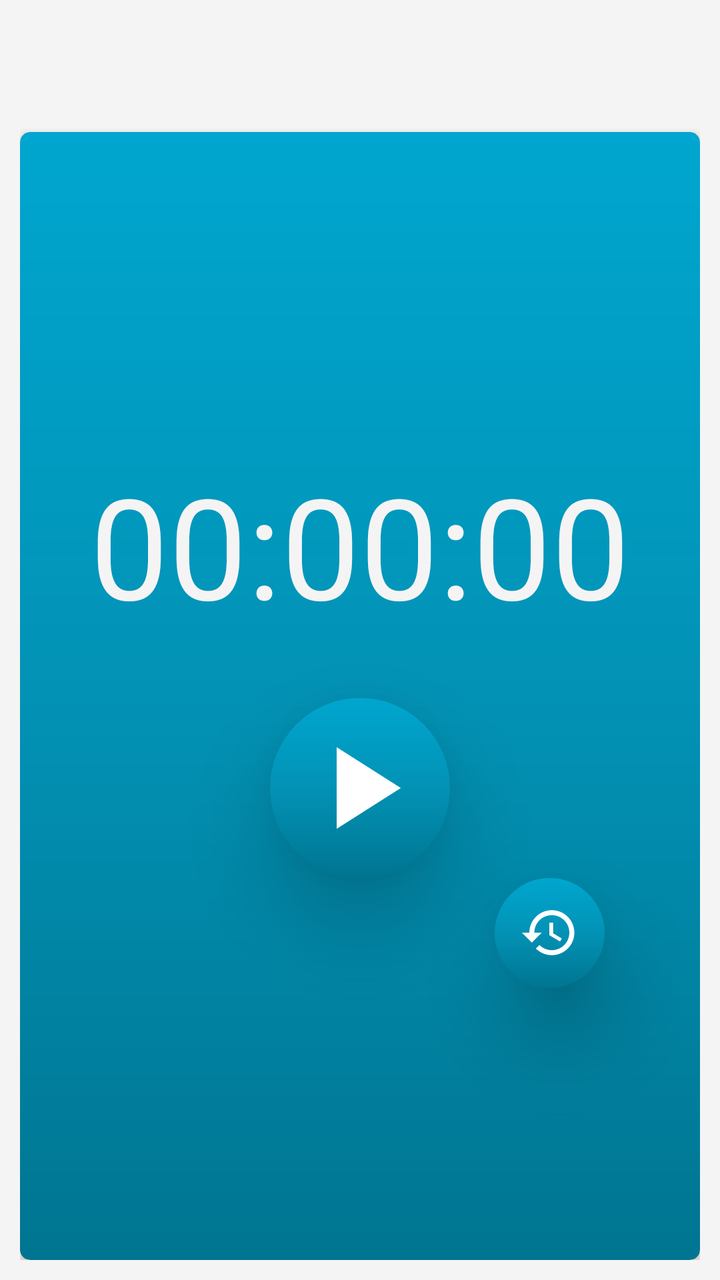
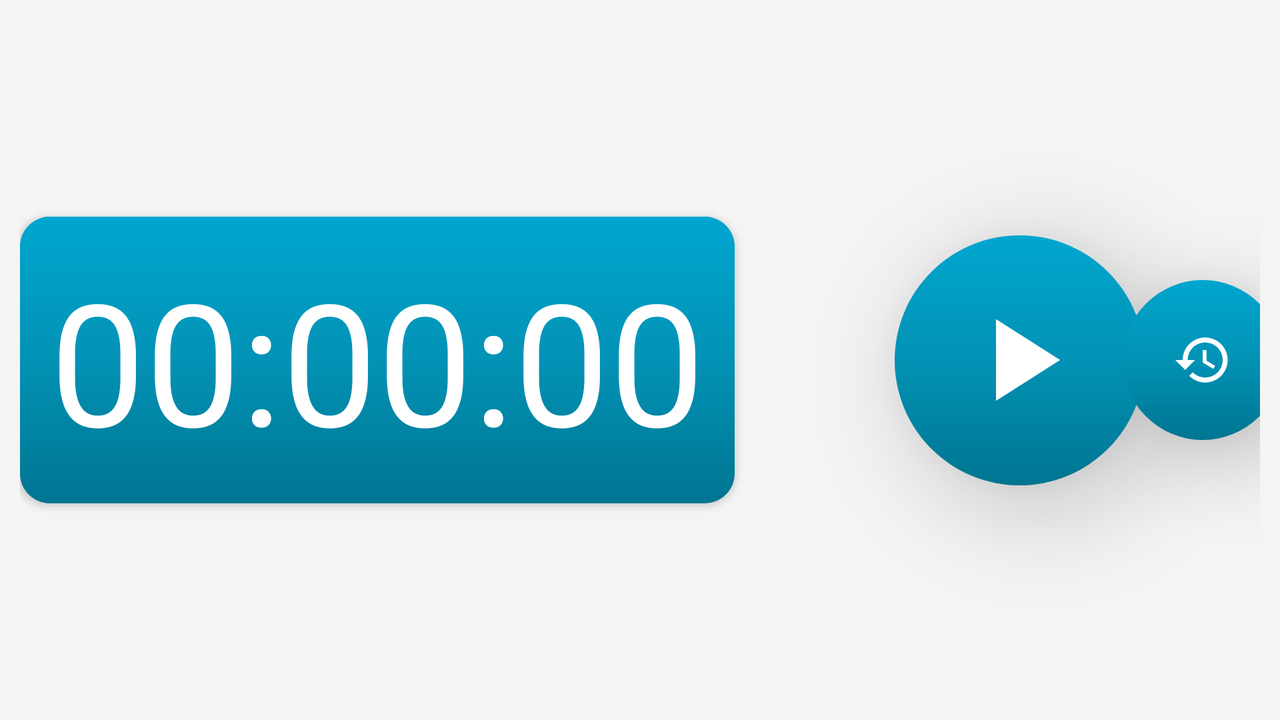

The same Android screen from two of the app's own layout files: first res/layout/ as a phone draws it, then the repository's variant for another configuration, drawn on a device whose configuration selects that folder. Both files follow.
<!-- AndroidManifest.xml: application theme Theme.TimeTrackerApp -->
<!-- res/layout/fragment_timer.xml -->
<?xml version="1.0" encoding="utf-8"?>
<androidx.constraintlayout.widget.ConstraintLayout xmlns:android="http://schemas.android.com/apk/res/android"
    xmlns:app="http://schemas.android.com/apk/res-auto"
    xmlns:tools="http://schemas.android.com/tools"
    android:layout_width="match_parent"
    android:layout_height="match_parent"
    android:background="@color/gray"
    android:padding="10dp"
    tools:context=".ui.fragments.timer.TimerFragment">

    <androidx.cardview.widget.CardView
        android:id="@+id/cvStopwatch"
        android:layout_width="match_parent"
        android:layout_height="match_parent"
        android:layout_marginTop="56dp"
        android:background="@drawable/gradient_background_bottom"
        android:elevation="15dp"
        app:cardCornerRadius="@dimen/card_view_corner_radius"
        app:layout_constraintEnd_toEndOf="parent"
        app:layout_constraintStart_toStartOf="parent"
        app:layout_constraintTop_toTopOf="parent">

        <LinearLayout
            android:layout_width="match_parent"
            android:layout_height="match_parent"
            android:layout_gravity="center"
            android:background="@drawable/gradient_background_bottom"
            android:orientation="vertical"
            android:padding="10dp">

            <TextView
                android:id="@+id/tvStopwatch"
                android:layout_width="match_parent"
                android:layout_height="wrap_content"
                android:layout_marginTop="150dp"
                android:text="@string/initialStateOfTimer"
                android:textAlignment="center"
                android:textColor="@color/gray"
                android:textSize="70sp" />

            <LinearLayout
                android:id="@+id/llStartStop"
                android:layout_width="90dp"
                android:layout_height="90dp"
                android:layout_gravity="center"
                android:layout_marginTop="30dp"
                android:background="@drawable/item_circular_color_accent_background"
                android:elevation="25dp"
                android:gravity="center">

                <ImageView
                    android:id="@+id/ivStartStop"
                    android:layout_width="wrap_content"
                    android:layout_height="wrap_content"
                    android:contentDescription="@string/start_and_stop_the_stopwatch"
                    tools:src="@drawable/ic_baseline_play_arrow_white_70" />

            </LinearLayout>

            <LinearLayout
                android:id="@+id/llReset"
                android:layout_width="55dp"
                android:layout_height="55dp"
                android:layout_gravity="center"
                android:layout_marginStart="95dp"
                android:layout_marginBottom="50dp"
                android:background="@drawable/item_circular_color_accent_background"
                android:elevation="25dp"
                android:gravity="center">

                <ImageView
                    android:id="@+id/ivReset"
                    android:layout_width="wrap_content"
                    android:layout_height="wrap_content"
                    android:contentDescription="@string/reset_stopwatch"
                    android:src="@drawable/ic_baseline_restore_30" />

            </LinearLayout>

        </LinearLayout>

    </androidx.cardview.widget.CardView>


</androidx.constraintlayout.widget.ConstraintLayout>
<!-- resources referenced by this layout -->
<resources>
  <color name="gray">#f5f4f4</color>
  <dimen name="card_view_corner_radius">5dp</dimen>
  <!-- drawable gradient_background_bottom (drawable) -->
  <shape xmlns:android="http://schemas.android.com/apk/res/android"
      android:shape="rectangle">
      <gradient
          android:angle="270"
          android:centerColor="@color/primaryDarkColor"
          android:endColor="@color/darkSeaBlue"
          android:startColor="@color/primaryColor"
          android:type="linear" />
  
      <corners android:radius="@dimen/card_view_corner_radius" />
  </shape>
  <!-- drawable ic_baseline_play_arrow_white_70 (drawable) -->
  <vector xmlns:android="http://schemas.android.com/apk/res/android"
      android:width="70dp"
      android:height="70dp"
      android:tint="@color/white"
      android:viewportWidth="24"
      android:viewportHeight="24">
      <path
          android:fillColor="@android:color/white"
          android:pathData="M8,5v14l11,-7z" />
  </vector>
  <!-- drawable ic_baseline_restore_30 (drawable) -->
  <vector xmlns:android="http://schemas.android.com/apk/res/android"
      android:width="30dp"
      android:height="30dp"
      android:viewportWidth="24"
      android:viewportHeight="24"
      android:tint="@color/white">
    <path
        android:fillColor="@android:color/white"
        android:pathData="M13,3c-4.97,0 -9,4.03 -9,9L1,12l3.89,3.89 0.07,0.14L9,12L6,12c0,-3.87 3.13,-7 7,-7s7,3.13 7,7 -3.13,7 -7,7c-1.93,0 -3.68,-0.79 -4.94,-2.06l-1.42,1.42C8.27,19.99 10.51,21 13,21c4.97,0 9,-4.03 9,-9s-4.03,-9 -9,-9zM12,8v5l4.28,2.54 0.72,-1.21 -3.5,-2.08L13.5,8L12,8z"/>
  </vector>
  <!-- drawable item_circular_color_accent_background (drawable) -->
  <?xml version="1.0" encoding="utf-8"?>
  <shape xmlns:android="http://schemas.android.com/apk/res/android"
      android:shape="oval">
  
      <gradient
          android:angle="270"
          android:centerColor="@color/primaryDarkColor"
          android:endColor="@color/darkSeaBlue"
          android:startColor="@color/primaryColor"
          android:type="linear" />
  
  </shape>
  <string name="initialStateOfTimer">00:00:00</string>
  <string name="reset_stopwatch">Reset stopwatch</string>
  <string name="start_and_stop_the_stopwatch">Start and stop the stopwatch</string>
  <style name="Theme.TimeTrackerApp" parent="Theme.MaterialComponents.DayNight.NoActionBar">
          
          <item name="colorPrimary">@color/primaryColor</item>
          <item name="colorPrimaryVariant">@color/primaryDarkColor</item>
          <item name="colorOnPrimary">@color/primaryAccentColor</item>
          
          <item name="colorSecondary">@color/primaryDarkColor</item>
          <item name="colorSecondaryVariant">@color/primaryColor</item>
          <item name="colorOnSecondary">@color/primaryAccentColor</item>
          
          <item name="android:statusBarColor" tools:targetApi="l">@color/darkSeaBlue</item>
          <item name="android:navigationBarColor" tools:targetApi="l">@color/primaryColor</item>
          <item name="android:textColor">@color/darkSeaBlue</item>
          
      </style>
  <color name="primaryDarkColor">#0292b5</color>
  <color name="darkSeaBlue">#007591</color>
  <color name="primaryColor">#00a6cf</color>
  <color name="white">#FFFFFFFF</color>
  <color name="primaryAccentColor">#ffffff</color>
</resources>
<!-- res/layout-land/fragment_timer.xml (the repository's variant of the layout above) -->
<!-- drawn on the phone turned sideways -->
<?xml version="1.0" encoding="utf-8"?>
<androidx.constraintlayout.widget.ConstraintLayout xmlns:android="http://schemas.android.com/apk/res/android"
    xmlns:app="http://schemas.android.com/apk/res-auto"
    xmlns:tools="http://schemas.android.com/tools"
    android:layout_width="match_parent"
    android:layout_height="match_parent"
    android:padding="10dp"
    android:background="@color/gray"
    tools:context=".ui.fragments.timer.TimerFragment">

    <androidx.cardview.widget.CardView
        android:id="@+id/cvStopwatch"
        android:layout_width="wrap_content"
        android:layout_height="wrap_content"
        android:backgroundTint="@color/primaryDarkColor"
        android:elevation="25dp"
        app:cardCornerRadius="15dp"
        app:layout_constraintBottom_toBottomOf="parent"
        app:layout_constraintStart_toStartOf="parent"
        app:layout_constraintTop_toTopOf="parent">

        <RelativeLayout
            android:layout_width="match_parent"
            android:layout_height="match_parent"
            android:padding="15dp"
            android:background="@drawable/gradient_background_bottom">

            <TextView
                android:id="@+id/tvStopwatch"
                android:layout_width="wrap_content"
                android:layout_height="wrap_content"
                android:text="@string/initialStateOfTimer"

                android:textAlignment="center"
                android:layout_centerInParent="true"
                android:textColor="@color/white"
                android:textSize="85sp" />
        </RelativeLayout>

    </androidx.cardview.widget.CardView>

    <LinearLayout
        android:id="@+id/llStartStop"
        android:layout_width="125dp"
        android:layout_height="125dp"
        android:layout_margin="80dp"
        android:background="@drawable/item_circular_color_accent_background"
        android:elevation="25dp"
        android:gravity="center"
        app:layout_constraintBottom_toBottomOf="parent"
        app:layout_constraintStart_toEndOf="@+id/cvStopwatch"
        app:layout_constraintTop_toTopOf="parent">

        <ImageView
            android:id="@+id/ivStartStop"
            android:layout_width="wrap_content"
            android:layout_height="wrap_content"
            android:src="@drawable/ic_baseline_play_arrow_white_70" />

    </LinearLayout>

    <LinearLayout
        android:id="@+id/llReset"
        android:layout_width="80dp"
        android:layout_height="80dp"
        android:background="@drawable/item_circular_color_accent_background"
        android:elevation="25dp"
        android:gravity="center"
        app:layout_constraintBottom_toBottomOf="parent"
        app:layout_constraintEnd_toEndOf="parent"
        app:layout_constraintStart_toEndOf="@+id/llStartStop"
        app:layout_constraintTop_toTopOf="parent">

        <ImageView
            android:id="@+id/ivReset"
            android:layout_width="wrap_content"
            android:layout_height="wrap_content"
            android:src="@drawable/ic_baseline_restore_30" />

    </LinearLayout>


</androidx.constraintlayout.widget.ConstraintLayout>
<!-- resources referenced by the variant -->
<!-- as the phone turned sideways resolves them -->
<resources>
  <color name="gray">#f5f4f4</color>
  <color name="primaryDarkColor">#0292b5</color>
  <color name="white">#FFFFFFFF</color>
  <!-- drawable gradient_background_bottom (drawable) -->
  <shape xmlns:android="http://schemas.android.com/apk/res/android"
      android:shape="rectangle">
      <gradient
          android:angle="270"
          android:centerColor="@color/primaryDarkColor"
          android:endColor="@color/darkSeaBlue"
          android:startColor="@color/primaryColor"
          android:type="linear" />
  
      <corners android:radius="@dimen/card_view_corner_radius" />
  </shape>
  <!-- drawable ic_baseline_play_arrow_white_70 (drawable) -->
  <vector xmlns:android="http://schemas.android.com/apk/res/android"
      android:width="70dp"
      android:height="70dp"
      android:tint="@color/white"
      android:viewportWidth="24"
      android:viewportHeight="24">
      <path
          android:fillColor="@android:color/white"
          android:pathData="M8,5v14l11,-7z" />
  </vector>
  <!-- drawable ic_baseline_restore_30 (drawable) -->
  <vector xmlns:android="http://schemas.android.com/apk/res/android"
      android:width="30dp"
      android:height="30dp"
      android:viewportWidth="24"
      android:viewportHeight="24"
      android:tint="@color/white">
    <path
        android:fillColor="@android:color/white"
        android:pathData="M13,3c-4.97,0 -9,4.03 -9,9L1,12l3.89,3.89 0.07,0.14L9,12L6,12c0,-3.87 3.13,-7 7,-7s7,3.13 7,7 -3.13,7 -7,7c-1.93,0 -3.68,-0.79 -4.94,-2.06l-1.42,1.42C8.27,19.99 10.51,21 13,21c4.97,0 9,-4.03 9,-9s-4.03,-9 -9,-9zM12,8v5l4.28,2.54 0.72,-1.21 -3.5,-2.08L13.5,8L12,8z"/>
  </vector>
  <!-- drawable item_circular_color_accent_background (drawable) -->
  <?xml version="1.0" encoding="utf-8"?>
  <shape xmlns:android="http://schemas.android.com/apk/res/android"
      android:shape="oval">
  
      <gradient
          android:angle="270"
          android:centerColor="@color/primaryDarkColor"
          android:endColor="@color/darkSeaBlue"
          android:startColor="@color/primaryColor"
          android:type="linear" />
  
  </shape>
  <string name="initialStateOfTimer">00:00:00</string>
  <style name="Theme.TimeTrackerApp" parent="Theme.MaterialComponents.DayNight.NoActionBar">
          
          <item name="colorPrimary">@color/primaryColor</item>
          <item name="colorPrimaryVariant">@color/primaryDarkColor</item>
          <item name="colorOnPrimary">@color/primaryAccentColor</item>
          
          <item name="colorSecondary">@color/primaryDarkColor</item>
          <item name="colorSecondaryVariant">@color/primaryColor</item>
          <item name="colorOnSecondary">@color/primaryAccentColor</item>
          
          <item name="android:statusBarColor" tools:targetApi="l">@color/darkSeaBlue</item>
          <item name="android:navigationBarColor" tools:targetApi="l">@color/primaryColor</item>
          <item name="android:textColor">@color/darkSeaBlue</item>
          
      </style>
  <color name="darkSeaBlue">#007591</color>
  <color name="primaryColor">#00a6cf</color>
  <dimen name="card_view_corner_radius">5dp</dimen>
  <color name="primaryAccentColor">#ffffff</color>
</resources>
